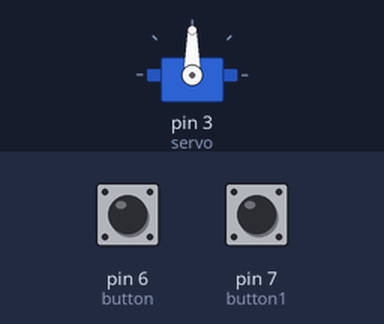
A sketch run on a simulated Arduino Uno, built with avr-gcc and run on an emulated ATmega328P. Parts: servo. The inputs (shaded band) are chosen by the test bench; at power-on: pin 6 (button) HIGH, pin 7 (button1) HIGH.

Above: at 1.2 s.
1.3 s: pin 6 (button) pulled LOW for 1 s
3.8 s: pin 7 (button1) pulled LOW for 1 s
At 5.4 s:
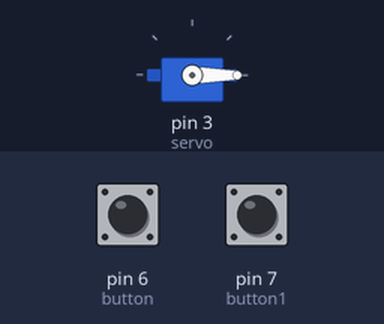
6.3 s: pin 6 (button) pulled LOW for 0.15 s
At 7.3 s:
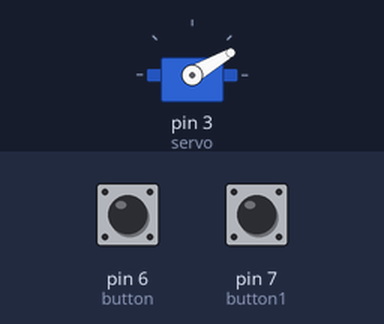
7.9 s: pin 6 (button) pulled LOW for 3.2 s
12.6 s: pin 6 (button) pulled LOW for 3.2 s
At 16.4 s:
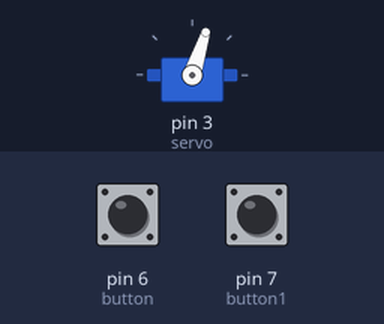
17.3 s: pin 7 (button1) pulled LOW for 3.2 s
At 21.7 s:
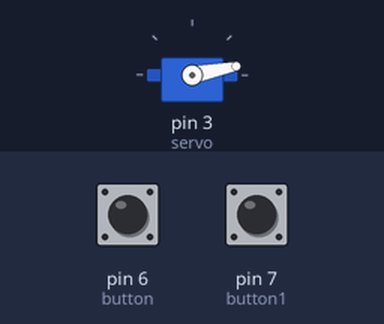
Timing chart, 0 to 23.0 s (numbered marks = the images above; inputs shaded):
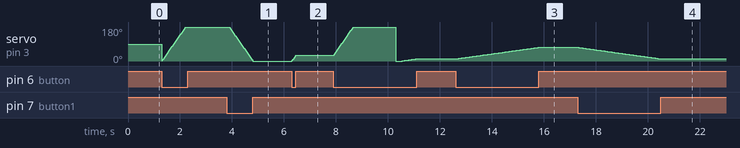

The sketch:

ponos-arduino-apps-two-button-control-servo.ino
```cpp
int button = 6;   //pin of the first button
int button1 = 7;  //pin of the second button
#include<Servo.h> //include the servo library
Servo servo; //create a servo object
int pos = 0;  //initial position of the servo
void setup() {
  // put your setup code here, to run once:
  servo.attach(3);  //pin used by the servo
  pinMode(button, INPUT_PULLUP);  //define first button as input pullup
  pinMode(button1, INPUT_PULLUP); //define second button as input pullup
  /*
  INPUT_PULLUP send to arduino LOW signal, so, when you press the button, you send a LOW signal to arduino
  */
}

void loop() {
  // put your main code here, to run repeatedly:
  if (digitalRead(button) == LOW) { //if Value read of the button ==LOW:
    pos++;  //increases the value of the "pos" variable each time the push button of the left is pressed
    delay(5); //5 milliseconds of delay
    servo.write(pos); //servo goes to variable pos
  }
  if (digitalRead(button1) == LOW) { //if Value read of the button ==LOW:
    pos--;  //decreases the value of the "pos" variable each time the push button of the right is pressed
    delay(5); //5 milliseconds of delay
    servo.write(pos); //servo goes to variable pos
  }
}
```

Measured:
- after the input at 3.8 s, servo on pin 3 (servo): moves from 180° to 0° over 0.91 s, starting after 0.09 s
- after the input at 6.3 s, servo on pin 3 (servo): 0° → 30° at once
- after the input at 12.6 s, servo on pin 3 (servo): moves from 11° to 72° over 3.2 s, starting at once
- after the input at 17.3 s, servo on pin 3 (servo): moves from 72° to 11° over 3.2 s, starting at once
